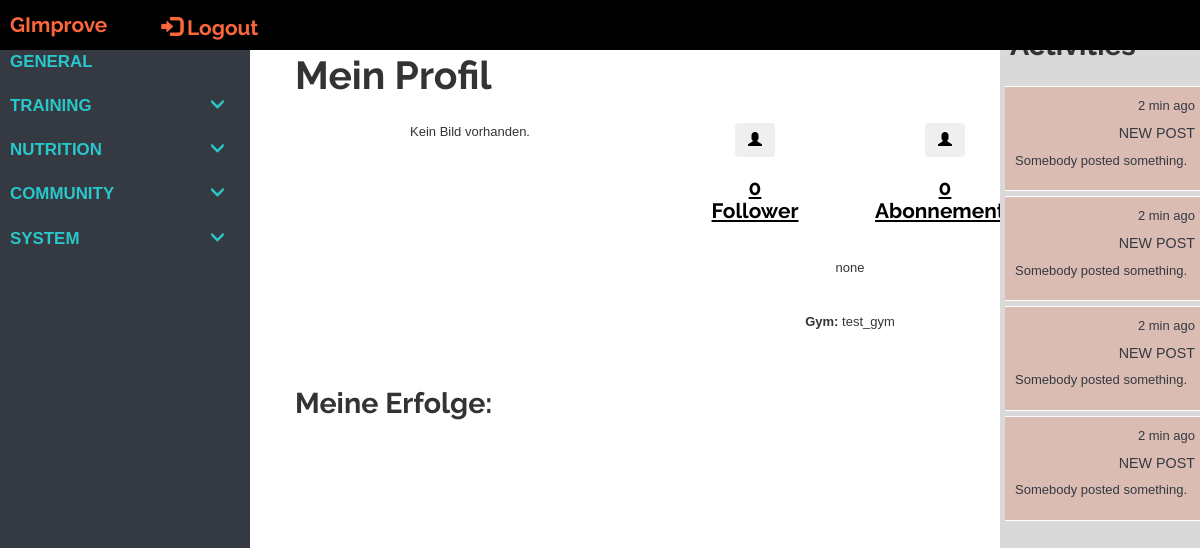
/tracker/user_profile/1 (signed in), run on the app's committed database.
### tracker/models/models.py (models this page shows, shortened)
class Profile(models.Model):
    user = models.OneToOneField(User, primary_key=True, on_delete=models.CASCADE)
    bio = models.TextField(max_length=1000, blank=True, help_text="Beschreibung.")
    profile_image = models.ImageField(upload_to=get_image_path, blank=True, null=True)
    def get_follows_connections(self):
        connections = Connection.objects.filter(follower=self.user)
        return connections
    class Meta:
        abstract = True
    def __str__(self):
        return str(self.user)

class UserProfile(Profile):
    date_of_birth = models.DateField(null=False, blank=False)
    gym = models.ManyToManyField('GymProfile', blank=True)
    rfid_tag = models.CharField('RFID', max_length=10, blank=True, null=True)
    achievements = models.ManyToManyField('Achievement', blank=True)
    active_set = models.ForeignKey('Set', blank=True, null=True, on_delete=models.DO_NOTHING)

class GymProfile(Profile):
    members = models.ManyToManyField('UserProfile', blank=True)

### tracker/views/views.py (the view)
# urls.py: url(r'^user_profile/(?P<pk>\d+)$', views.UserProfileView.as_view(), name='profile'),
class UserProfileView(LoginRequiredMixin, generic.DetailView):
    model = UserProfile
    context_object_name = 'profile'
    template_name = 'tracker/User/user_profile.html'
    def get_context_data(self, **kwargs):
        context = super().get_context_data(**kwargs)
        context['base_template'] = 'tracker/User/user_tracker_base.html'
        return context

### tracker/templates/tracker/User/user_profile.html (shortened to what this page needs)
{% extends base_template %}
{% block extra_head %}
{% load static %}
<link rel="stylesheet" href="{% static 'css/style.css' %}">
{% endblock %}
{% block site_content %}
<div class="container background-col">
    <div class="row full-height">
        <div class="col-xs-12 col-sm-12 col-md-12 col-lg-12 padding-0">
            <div class="row row-eq-height">
                {% if profile.user == user %}
                    <div class="col-xs-12 col-sm-12 col-md-12 col-lg-12">
                        <h1>Mein Profil</h1>
                    </div>
                {% else %}
                    <div class="col-xs-12 col-sm-12 col-md-12 col-lg-12 hcenter">
                        <h1>{{ profile.user.username }}'s Profil</h1>
                    </div>
                {% endif %}
            </div>
            <div class="row text-center row-eq-height sm-row-padding">
                <div class="col-xs-12 col-sm-12 col-md-4 col-lg-4 full-h">
                    <div class="row">
                        <div class="col-xs-12 col-sm-12 col-md-4 col-lg-4 full-width">
                            {% if profile.profile_image %}
                                <img src='{{ profile.profile_image.url  }}' class="profile-img img-resize" alt="Profile Image"/>
                            {% else %}
                                <p>Kein Bild vorhanden.</p>
                            {% endif %}
                        </div>
                        <div class="col-xs-12 col-sm-12 col-md-4 col-lg-4 full-width">
                        </div>
                    </div>
                </div>
                <div class="col-xs-4 col-sm-4 col-md-2 col-lg-2">
                    <a href="{% url 'followers' profile.user.id %}" class="text-center black-text">
                        <button type="button" class="btn" aria-label="Left Align">
                            <span class="glyphicon glyphicon-user" aria-hidden="true"></span>
                        </button>
                        <h3><b>{{ zzprofile.get_follower_connections |length }}<br>Follower</b></h3>
                    </a>
                </div>
                <div class="col-xs-4 col-sm-4 col-md-2 col-lg-2">
                    <a href="{% url 'followers' profile.user.id %}" class="text-center black-text">
                        <button type="button" class="btn" aria-label="Left Align">
                            <span class="glyphicon glyphicon-user" aria-hidden="true"></span>
                        </button>
                        <h3><b>{{ profile.get_follows_connections |length }}<br>Abonnements</b></h3>
                    </a>
                </div>
                <div class="col-xs-4 cglyol-sm-4 col-md-2 col-lg-2">
                    <a href="#" class="text-center black-text">
                        <h3><b>{{ profile.achievements.all |length }}<br>Erfolge</b></h3>
                    </a>
                </div>
            </div>
            {% if profile.bio %}
                <div class="row text-center sm-row-padding">
                    <div class="col-xs-12 col-sm-12 col-md-12 col-lg-12">
                        <p>{{ profile.bio }}</p>
                    </div>
                </div>
            {% endif %}
            {% if profile.gym %}
                <div class="row text-center sm-row-padding">
                    <div class="col-xs-12 col-sm-12 col-md-12 col-lg-12">
                            <p><b>Gym: </b>
                                {% for gym in profile.gym.all %}
                                    {{ gym }}
                                {% endfor %}
                            </p>
                    </div>
                </div>
            {% endif %}
            <div class="row sm-row-padding">
                <div class="col-xs-12 col-sm-12 col-md-12 col-lg-12">
                    {% if profile.user == user %}
                        <h2>Meine Erfolge:</h2>
                    {% else %}
                        <h2><b>{{ profile.user.username }}'s Erfolge:</b></h2>
                    {% endif %}
                </div>
            </div>
        </div>
    </div>
</div>
{% endblock %}

### tracker/static/tracker/css/tracker_style.css (style rules this page uses)
html, body { height: 100%; min-height: 100%; width: 100%; min-width: 100%; margin: 0px; max-width: 100%; padding: 0px; font-family: TrajanPro-Regular, 'Lucida Grande', sans-serif; overflow-x: hidden; }
h2 { font-size: 2.0rem; }
body { padding-top: 50px; }
@media only screen and (min-width: 701px) and (max-width: 1280px) { html, body { font-size: 13px; } }
.full-height { min-height: 100%; height: 100%; }
.full-width { min-width: 100%; }

### tracker/static/tracker/css/style.css (style rules this page uses)
html, body { height: 100%; min-height: 100%; width: 100%; min-width: 100%; margin: 0px; max-width: 100%; padding: 0px; font-family: TrajanPro-Regular, 'Lucida Grande', sans-serif; }
a { text-decoration: underline; }
h1 { text-transform: capitalize; font-family: 'Raleway', sans-serif; font-weight: bold; margin-bottom: 1.0rem; font-size: 3.0rem; }
h2 { font-family: 'Raleway', sans-serif; font-weight: bold; font-size: 2.2rem; }
h3 { text-transform: capitalize; font-family: 'Raleway', sans-serif; font-weight: bold; font-size: 1.6rem; }
.row { height: auto; width: 100%; margin: 0px; padding: 0px; }
.full-height { height: 100vh; }
.full-width { min-width: 100%; width: 100%; }
.full-h { min-height: 100%; height: 100%; }
.padding-0 { padding: 0px; }
.sm-row-padding { padding-top: 1rem; padding-bottom: 1rem; }
.black-text { color: black; }

### data on the page
UserProfile: get_follows_connections|length "0", bio "none"
GymProfile: user_id.username "test_gym"

### other printed values
{{ zzprofile.get_follower_connections |length }} "0"
